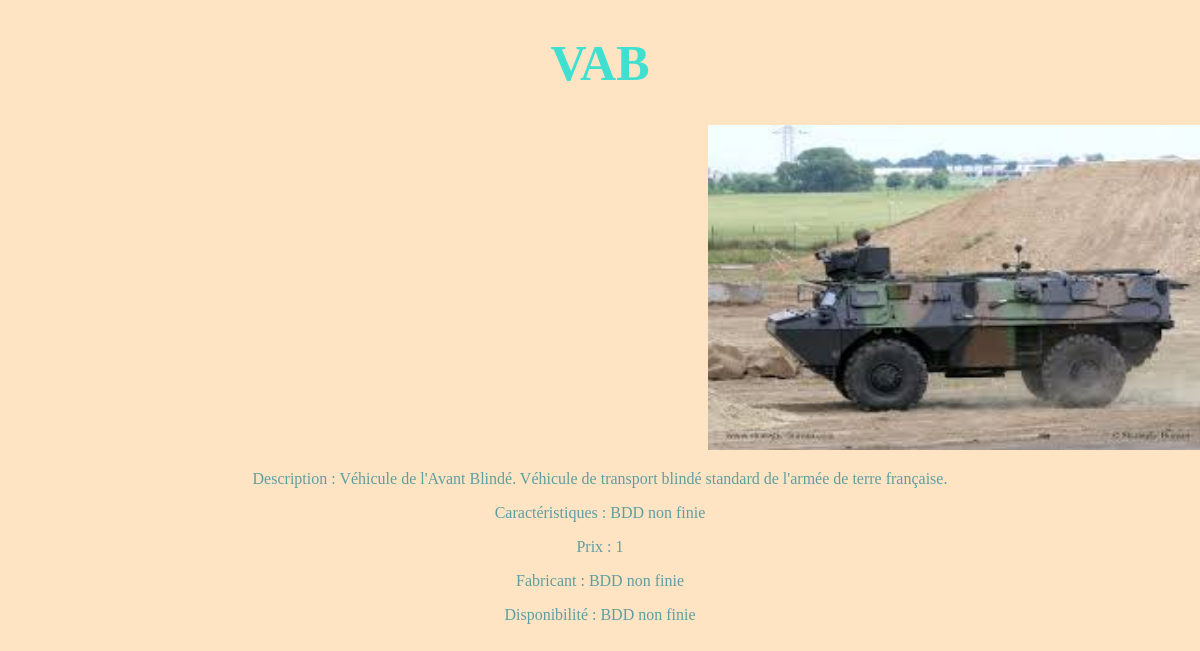
Screenshot of /Programmation/controler/afficherArticle.ctrl.php?categorie=13&produit=131 with the database file from the repository.
### tables this page shows
CREATE TABLE article (
  ref INTEGER PRIMARY KEY,
  categorie INTEGER,
  image TEXT,
  titre TEXT,
  description TEXT,
  caracteristiques TEXT,
  prix REAL,
  fabricant TEXT,
  dispo TEXT,
  FOREIGN KEY(categorie) REFERENCES categorie(id)
);

### Programmation/controler/afficherArticle.ctrl.php (called while the page is built, shortened)
<?php
  require_once('../model/Produit.class.php');
  require_once('../model/DAO.class.php');
  $categorie = $_GET["categorie"];
  $ref = $_GET["produit"];
  $H = new DAO();
  $produit = $H->getArticle($categorie,$ref);
  include('../view/article.view.php');
?>

### Programmation/model/DAO.class.php (called while the page is built, shortened)
<?php
require_once("Produit.class.php");
    class DAO {
        private $db;
        function __construct() {
          try {
            $this->db = new PDO('sqlite:../data/produitsmilitaires.db');
          }
          catch (PDOException $e){
            die("erreur de connexion:".$e->getMessage());
          }
        }
        function getArticle(int $cat, int $id) : produit {
          $m="SELECT * FROM article WHERE categorie = $cat AND ref = $id";
          $sth = $this->db->query($m);
          $resultat = $sth->fetchAll(PDO::FETCH_CLASS, "Produit");
          foreach ($resultat as $valeur) {
            if($valeur->getRef() == $id) {
              $article = $valeur;
            }
          }
          return $article;
        }
    }
?>

### Programmation/model/Produit.class.php (called while the page is built, shortened)
<?php
  class Produit {
    private $ref;
    private $image;
    private $titre;
    private $description;
    private $caracteristiques;
    private $prix;
    private $fabricant;
    private $dispo;
    function getRef() : int {
        return $this->ref;
    }
    function getImage() : string {
        return $this->image;
    }
    function getTitre() : string {
        return $this->titre;
    }
    function getDescription() : string {
        return $this->description;
    }
    function getCaractéristiques() : string {
        return $this->caracteristiques;
    }
    function getPrix() : float {
        return $this->prix;
    }
    function getFabricant() : string {
      return $this->fabricant;
    }
    function getDispo() : string {
      return $this->dispo;
    }
}
 ?>

### Programmation/view/article.view.php (the view, shortened to what this page needs)
<!DOCTYPE html>
<html lang="en" dir="ltr">
  <head>
    <link rel="stylesheet" href="../view/article.view.css">
  </head>
  <body>
    <h1><?= $produit->getTitre() ?></h1>
    <div class="produit">
      <img src="../view/Design/Produits/<?= $produit->getImage() ?>" alt="">
      <div class="caractéristiques">
        <p> Description : <?php print($produit->getDescription()); ?> <br> </p>
        <p> Caractéristiques : <?php print($produit->getCaractéristiques()); ?> <br> </p>
        <p> Prix : <?php print($produit->getPrix()); ?> <br> </p>
        <p> Fabricant : <?php print($produit->getFabricant()); ?> <br> </p>
        <p> Disponibilité : <?php print($produit->getDispo()); ?> <br> </p>
      </div>
    </div>
  </body>
</html>

### Programmation/view/article.view.css (style rules this page uses)
body { background-color: #FFE4C4; font-family: 'Helvetia'; }
h1 { color: #40E0D0; font-size: 50px; font-weight: bold; text-align: center; }
img { width: 500px; height: 325px; padding: 0px; margin-left: 700px; }
p { color: #5F9EA0; text-align: center; }

### rows the page displays
article: titre "VAB", image (picture), description "Véhicule de l'Avant Blindé. Véhicule de transport blindé standard de l'armée de terre française.", caracteristiques "BDD non finie", prix "1", fabricant "BDD non finie", dispo "BDD non finie"
